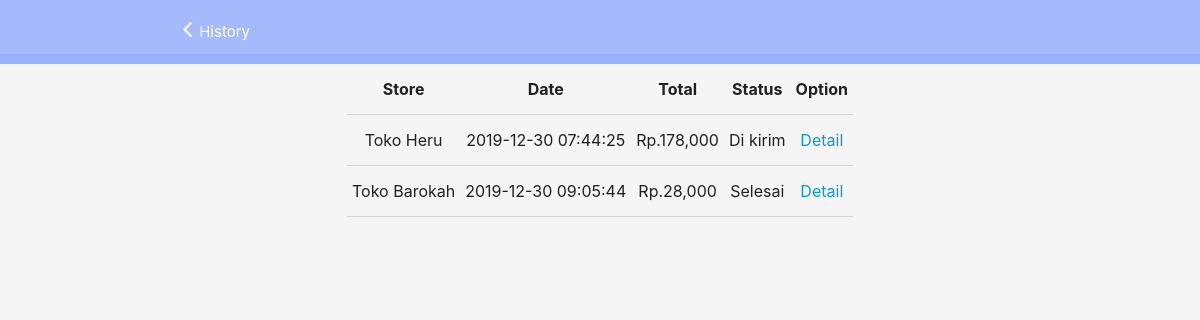
Page /index.php?p=history (signed in) on the earlier database version.
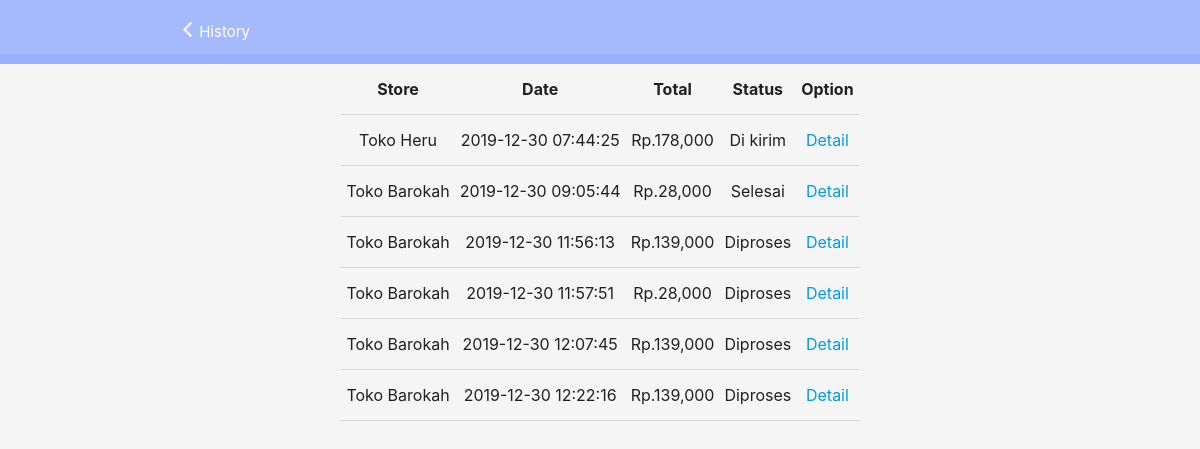
Same page on the later database version.
### tables this page shows
CREATE TABLE `pembelian` (
  `id_pembelian` int(11) NOT NULL,
  `id_pelanggan` int(11) NOT NULL,
  `id_toko` int(11) NOT NULL,
  `tanggal_pembelian` timestamp NOT NULL DEFAULT current_timestamp(),
  `total_pembelian` int(11) NOT NULL,
  `status_pembelian` varchar(20) NOT NULL DEFAULT 'Diproses',
  `alamat_pembelian` varchar(255) NOT NULL
);

CREATE TABLE `toko` (
  `id_toko` int(11) NOT NULL,
  `nama` varchar(50) NOT NULL,
  `email` varchar(50) NOT NULL,
  `nohp` varchar(12) NOT NULL,
  `password` varchar(255) NOT NULL,
  `alamat` varchar(100) DEFAULT NULL,
  `gambar` varchar(255) DEFAULT NULL,
  `tanggal_daftar` datetime NOT NULL DEFAULT current_timestamp()
);

### user/history.php (the view, shortened to what this page needs)
<html lang="en">
<head>
    <link type="text/css" href="assets/css/materialize.min.css" rel="stylesheet">
    <link type="text/css" href="assets/css/styles.css" rel="stylesheet">
    <link type="text/css" href="assets/css/pwafirecard.css" rel="stylesheet">
</head>
<body class="grey lighten-4">
    <nav class="z-depth-0">
        <div class="nav-wrapper container">
            <span><a href="index.php?p=home"><img style="height:15px" src="assets/img/icon/back.png"
                        alt="recipe thumb"></a></span>
            <span align="center">History</span>
        </div>
    </nav>
    <?php
						require "config/koneksi.php";
  							$db = mysqli_query($koneksi,"SELECT * FROM pelanggan where email='".$_SESSION['user_name']."'");
							$data = mysqli_fetch_assoc($db);
					?>
    <div class="parent-pwafire">
        <div class="row">
            <table class="centered" style="border: none">
                    <thead>
                        <tr class="text-center">
                            <th>Store</th>
                            <th>Date</th>
                            <th>Total</th>
                            <th>Status</th>
                            <th>Option</th>
                        </tr>
                    </thead>
                    <tbody>
                    <?php $db = mysqli_query($koneksi,"SELECT * FROM pembelian join toko on pembelian.id_toko=toko.id_toko WHERE id_pelanggan = '$data[id_pelanggan]'") ;
                       while  ($cart = mysqli_fetch_assoc($db)){
                    ?>
                    <tr>
                        <td><?php echo $cart['nama'];?></td>
                        <td><?php echo $cart['tanggal_pembelian'];?></td>
                        <td>Rp.<?php echo number_format( $cart['total_pembelian']);?></td>
                        <td><?php echo $cart['status_pembelian']; ?></td>
                        <td><a href="index.php?p=detail&id=<?php echo $cart['id_pembelian'] ?>" class="btn-group">Detail</a></td>
                    </tr>
                    <?php } ?>
                </tbody>
            </table>
        </div>
    </div>
</body>
</html>

Differences in the rows shown:
added pembelian: id_toko.nama "Toko Barokah", tanggal_pembelian "2019-12-30 11:56:13", total_pembelian "139,000", status_pembelian "Diproses"
added pembelian: id_toko.nama "Toko Barokah", tanggal_pembelian "2019-12-30 11:57:51", total_pembelian "28,000", status_pembelian "Diproses"
added pembelian: id_toko.nama "Toko Barokah", tanggal_pembelian "2019-12-30 12:07:45", total_pembelian "139,000", status_pembelian "Diproses"
added pembelian: id_toko.nama "Toko Barokah", tanggal_pembelian "2019-12-30 12:22:16", total_pembelian "139,000", status_pembelian "Diproses"
